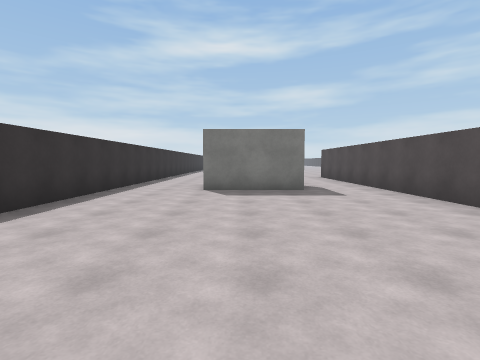
View 1 (above)

16 first-person views from a walk through a Unity game level. The camera is 1.4 m above the floor, tilts 4° down and sees 85° across. The floor is counted in squares, 2 m on a side. Each view is taken from the middle of a square. On the plan, view 1 faces up. The plan holds only what a view shows up to about 9 squares ahead; the rest is blank. The place goes on beyond the plan. Surface patterns are stand-ins for the level's own textures.

View 2
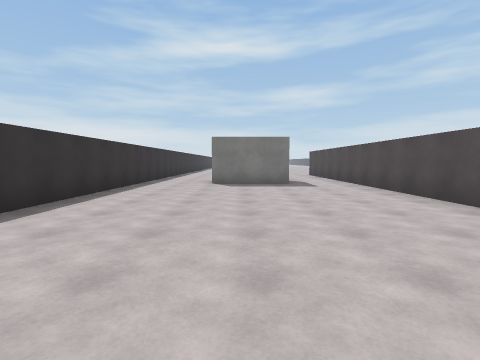

View 3
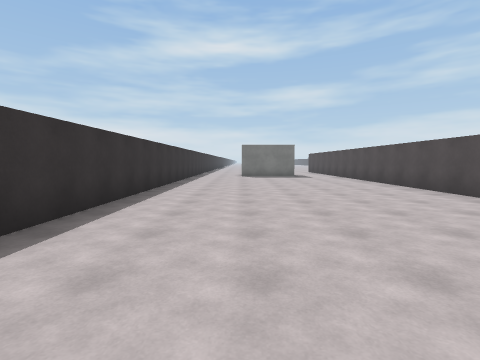

View 4
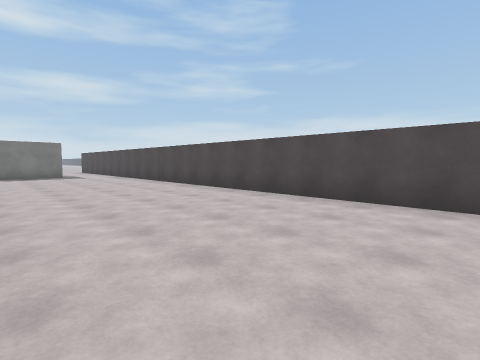

View 5
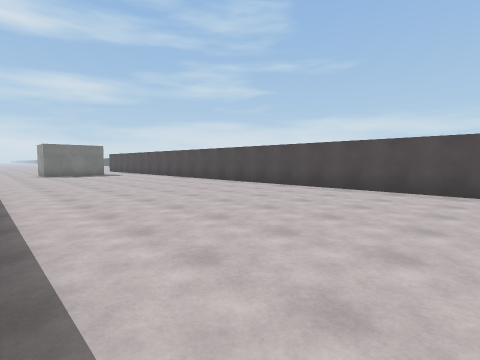

View 6
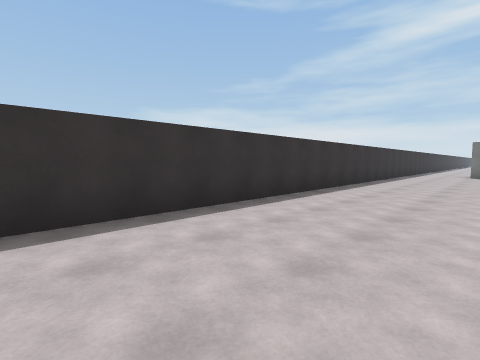

View 7
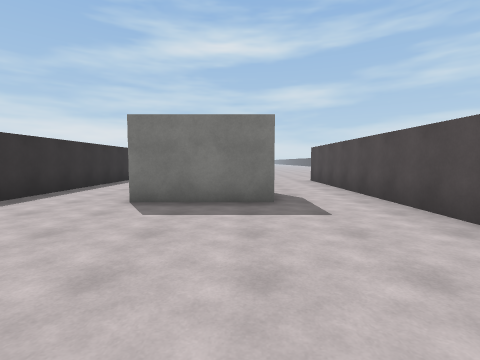

View 8
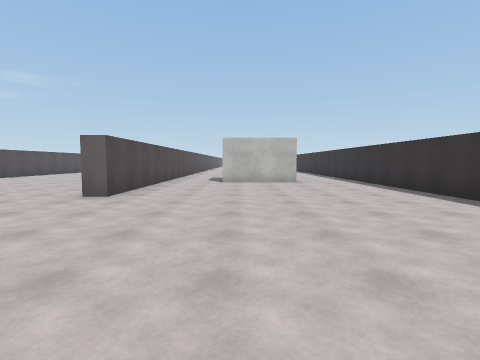

View 9
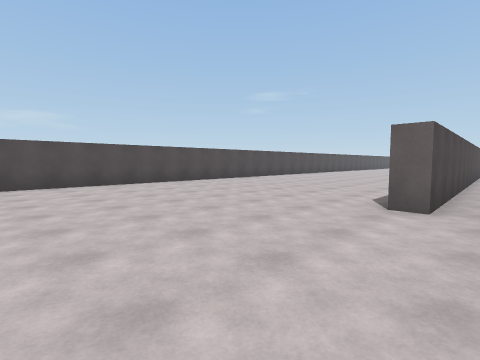

View 10
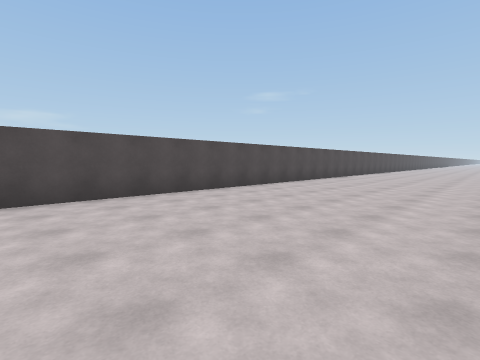

View 11
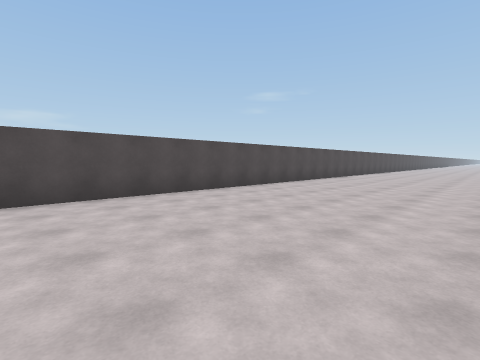

View 12
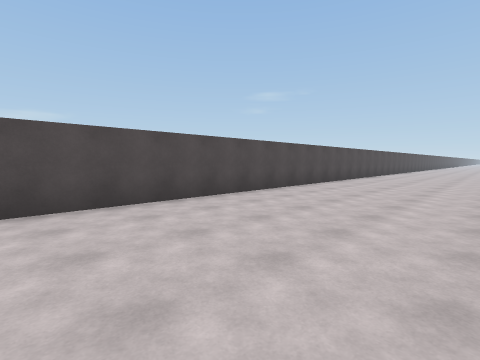

View 13
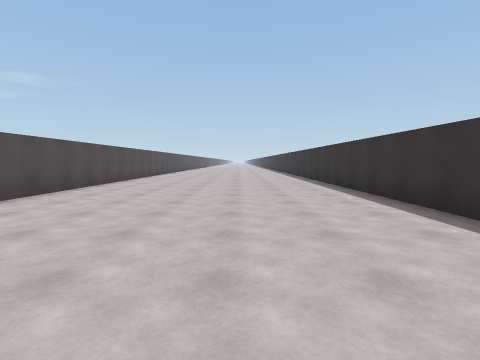

View 14
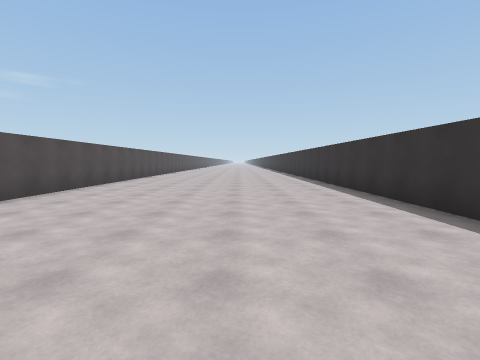

View 15
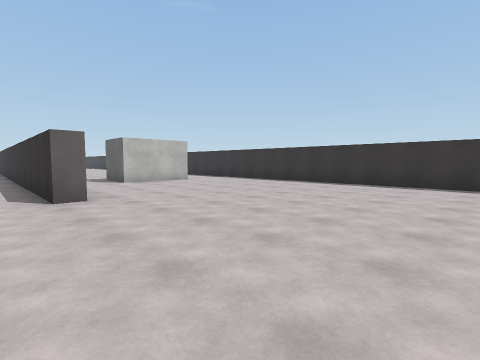

View 16
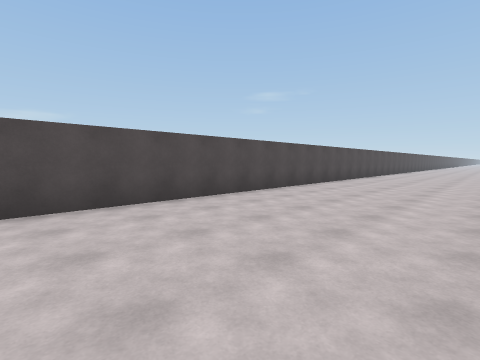

### Floor plan
Points are (right, up) in squares from view 1. A wall is a line through its corners. A room is listed if a view was taken in it or the views show most of it. See-through windows are left out.
Room 1 (views 1, 2, 3, 4, 5, 6, 7)
walls: (1.6, 6.5) (-1, 6.5); (1.6, 8.1) (1.6, 7.6); (3.7, -7.8) (3.7, 8.6); (-3.2, 8.6) (-3.2, -7.9)
ways out: opening at (-2.5, 7.5) to room 2; opening at (2.5, 7.5) to room 2
Room 2 (views 8, 9, 10, 11, 12, 13, 14, 15, 16)
walls: (3.7, 8.6) (3.7, 11.8) (4.1, 11.8) (4.1, 5.1); (-1, 8.1) (1.6, 8.1); (4.1, -1) (4.1, -8.5); (-3.2, 16.8) (-3.2, 8.6); (11.2, -8.5) (11.2, 16.9)
ways out: opening at (-2.5, 7.5) to room 1; opening at (2.5, 7.5) to room 1

Where each view was taken, in squares from view 1:
view 1: 0 up, 0 right, facing up
view 2: 2 down, 0 right, facing up
view 3: 6 down, 1 left, facing up
view 4: 7 down, 1 left, facing up-right
view 5: 8 down, 3 left, facing up-right
view 6: 8 down, 0 right, facing up-left
view 7: 2 up, 1 right, facing up
view 8: 17 up, 1 right, facing down
view 9: 16 up, 3 right, facing down-right
view 10: 13 up, 6 right, facing down-right
view 11: 8 up, 6 right, facing down-right
view 12: 3 up, 7 right, facing down-right
view 13: 2 up, 7 right, facing down
view 14: 1 down, 7 right, facing down
view 15: 17 up, 5 right, facing down-left
view 16: 17 up, 7 right, facing down-right
